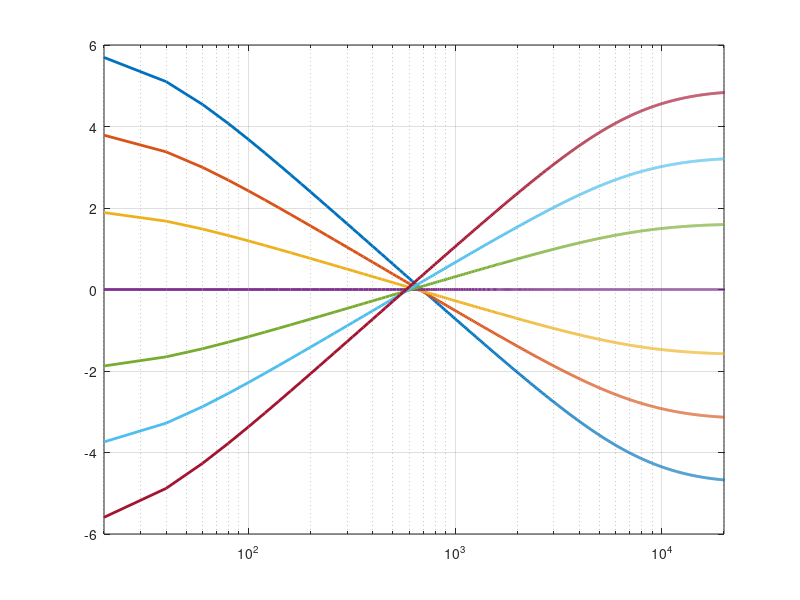

Reproduce this figure in MATLAB.
fs = 48000;
N = 2400;
n_ax = 0:N - 1;
x = [1 zeros(1, N - 1)];
f_ax = n_ax * fs / N;
fig = figure('visible', 'off');

n_stages = 8;
% freqs = [100, 200, 400, 800, 1600, 3200, 6400, 12800];
freqs = logspace(log10(20), log10(20e3), n_stages + 2);
freqs = freqs(2:end - 1);
% freqs = logspace(log10(80), log10(fs / 2), n_stages + 1)
% freqs = freqs(1:end - 1)
plot_stages = true;
plot_stages = false;
tilt_ui = [-6 -4 -2 0 2 4 6];
% tilt_ui = tilt_ui(1);
for t = tilt_ui
  g_shelf_db = -2 .* t; % / n_stages;
  g_shelf_db = g_shelf_db / n_stages;
  g = (ones(n_stages, 1) .* 10 .^ (g_shelf_db ./ 20) - 1);
  st_xn1 = zeros(n_stages, 1);
  st_yn1 = zeros(n_stages, 1);
  z = 2 .* pi .* freqs ./ fs;
  alpha = z ./ (z + 1);
  y_stages = zeros(n_stages, N);
  for i = 1:N
    for i_s = 1:n_stages
      y_lpf = alpha(i_s) .* x(i) + (1 - alpha(i_s)) .* st_yn1(i_s);
      y_hpf = alpha(i_s) * (st_yn1(i_s) + x(i) - st_xn1(i_s));
      st_xn1(i_s) = x(i);
      st_yn1(i_s) = y_lpf;
      y_stages(i_s, i) = y_lpf * g(i_s) + x(i);
    end
  end
  if plot_stages
    for i_s = 1:n_stages
      y_fft_db = 20 * log10(abs(fft(y_stages(i_s, :))));
      semilogx(f_ax, y_fft_db);
      hold on
    end
  end
  y = zeros(1, N);
  for i = 1:N
    y_shelf = 0;
    for i_s = 1:n_stages
      if i_s == 1
        x_ = x(i);
      else
        x_ = y_shelf;
      end
      y_lpf = alpha(i_s) .* x_ + (1 - alpha(i_s)) .* st_yn1(i_s);
      st_xn1(i_s) = x_;
      st_yn1(i_s) = y_lpf;
      y_shelf = (y_lpf * g(i_s) + x_);
      y_stages(i_s, i) = y_shelf;
    end
    y(i) = y_shelf;
  end
  y = y * 10 .^ (t / 20);
  y_fft_db = 20 * log10(abs(fft(y)));
  semilogx(f_ax, y_fft_db, "LineWidth", 2);
  grid on
  hold on
end
% plot([0:(3000 - 1)], ones(1, 3000), "LineWidth", 2)
xlim([20, 20e3]);
ylim([-6 6])
saveas(fig, "out/something.png");
